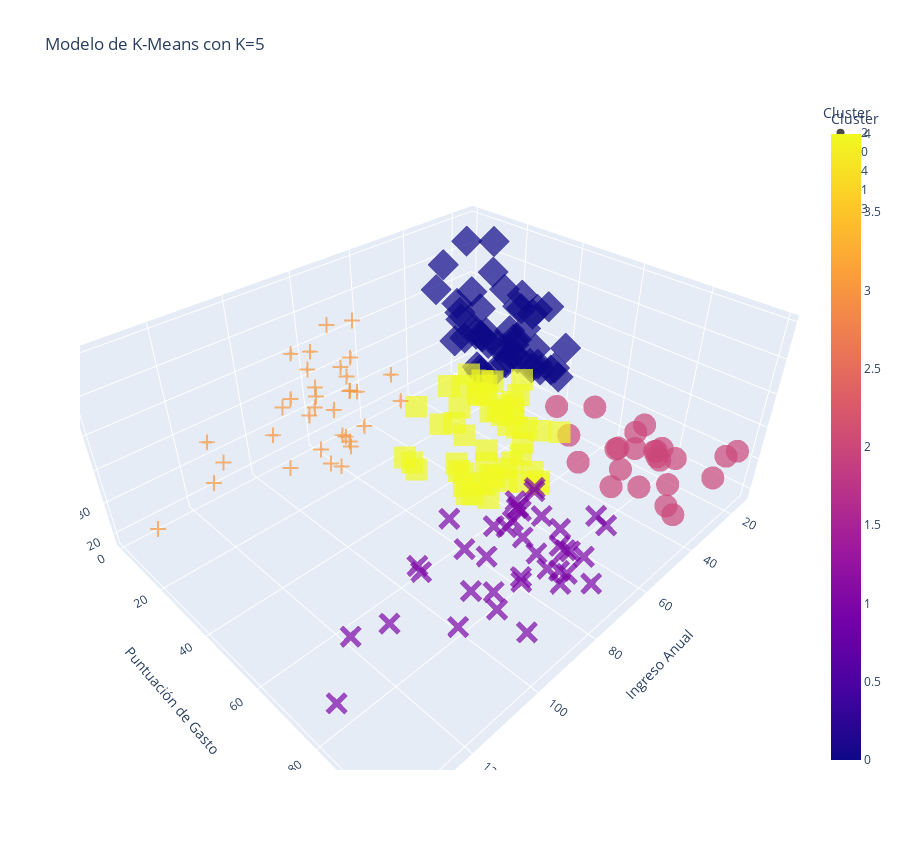

Notebook code cell kept with this figure:
### Code cell
import plotly.express as px

# Gráfico interactivo en 3D con Plotly
Grafica_3D = px.scatter_3d(
    datos,
    x='Annual Income (k$)',
    y='Spending Score (1-100)',
    z='Age',
    color='Grupo',
    symbol='Grupo',
    opacity=0.7,
    width=900,
    height=850,
    title='Modelo de K-Means con K=5',
    labels={'Annual Income (k$)': 'Ingreso Anual', 
            'Spending Score (1-100)': 'Puntuación de Gasto', 
            'Age': 'Edad', 
            'Grupo': 'Cluster'}
)

# Opcional: quitar la leyenda si no quieres mostrarla
Grafica_3D.update_layout(showlegend=True)  # Puedes poner False si no quieres la leyenda

# Mostrar la gráfica
Grafica_3D.show()

### Figure 1 — Plotly figure (JSON) as saved in the notebook; plotly's stock layout.template omitted (floating-point values rounded to 4 significant figures)
{"data": [{"hovertemplate": "Cluster=%{marker.color}<br>Ingreso Anual=%{x}<br>Puntuación de Gasto=%{y}<br>Edad=%{z}<extra></extra>", "legendgroup": "2", "marker": {"color": [2, 2, 2, 2, 2, 2, 2, 2, 2, 2, 2, 2, 2, 2, 2, 2, 2, 2, 2, 2, 2, 2, 2, 2], "coloraxis": "coloraxis", "opacity": 0.7, "symbol": "circle"}, "mode": "markers", "name": "2", "scene": "scene", "showlegend": true, "type": "scatter3d", "x": [15, 15, 16, 17, 18, 19, 19, 20, 20, 21, 23, 24, 25, 28, 28, 29, 30, 33, 33, 34, 37, 38, 39, 39], "y": [39, 81, 77, 76, 94, 72, 99, 77, 79, 66, 98, 73, 73, 82, 61, 87, 73, 92, 81, 73, 75, 92, 61, 65], "z": [19, 21, 23, 22, 23, 30, 35, 24, 22, 20, 35, 25, 31, 29, 35, 23, 21, 18, 21, 30, 20, 24, 31, 24]}, {"hovertemplate": "Cluster=%{marker.color}<br>Ingreso Anual=%{x}<br>Puntuación de Gasto=%{y}<br>Edad=%{z}<extra></extra>", "legendgroup": "0", "marker": {"color": [0, 0, 0, 0, 0, 0, 0, 0, 0, 0, 0, 0, 0, 0, 0, 0, 0, 0, 0, 0, 0, 0, 0, 0, 0, 0, 0, 0, 0, 0, 0, 0, 0, 0, 0, 0, 0, 0, 0, 0, 0, 0, 0, 0, 0, 0, 0, 0, 0, 0], "coloraxis": "coloraxis", "opacity": 0.7, "symbol": "diamond"}, "mode": "markers", "name": "0", "scene": "scene", "showlegend": true, "type": "scatter3d", "x": [16, 17, 18, 19, 19, 20, 20, 21, 23, 24, 25, 28, 28, 29, 30, 33, 33, 34, 37, 38, 39, 39, 40, 42, 43, 43, 43, 44, 44, 46, 46, 47, 47, 48, 48, 49, 49, 50, 50, 54, 54, 54, 54, 59, 62, 63, 63, 63, 63, 65], "y": [6, 40, 6, 3, 14, 15, 13, 35, 29, 35, 5, 14, 32, 31, 4, 4, 14, 17, 26, 35, 36, 28, 55, 52, 60, 45, 41, 50, 46, 46, 56, 52, 59, 51, 48, 55, 42, 49, 56, 47, 42, 51, 41, 55, 59, 50, 43, 48, 52, 43], "z": [20, 31, 35, 64, 67, 58, 37, 35, 52, 35, 46, 54, 45, 40, 60, 53, 49, 42, 36, 65, 48, 49, 50, 49, 59, 50, 47, 51, 69, 53, 70, 67, 54, 63, 68, 70, 47, 60, 60, 59, 49, 57, 67, 68, 67, 66, 68, 66, 65, 63]}, {"hovertemplate": "Cluster=%{marker.color}<br>Ingreso Anual=%{x}<br>Puntuación de Gasto=%{y}<br>Edad=%{z}<extra></extra>", "legendgroup": "4", "marker": {"color": [4, 4, 4, 4, 4, 4, 4, 4, 4, 4, 4, 4, 4, 4, 4, 4, 4, 4, 4, 4, 4, 4, 4, 4, 4, 4, 4, 4, 4, 4, 4, 4, 4, 4, 4, 4, 4, 4, 4, 4, 4, 4, 4, 4, 4, 4, 4, 4, 4, 4, 4, 4, 4], "coloraxis": "coloraxis", "opacity": 0.7, "symbol": "square"}, "mode": "markers", "name": "4", "scene": "scene", "showlegend": true, "type": "scatter3d", "x": [40, 40, 40, 42, 43, 46, 46, 48, 48, 48, 48, 54, 54, 54, 54, 54, 54, 54, 54, 57, 57, 58, 58, 59, 60, 60, 60, 60, 60, 60, 61, 61, 62, 62, 62, 62, 62, 63, 63, 64, 64, 65, 65, 65, 67, 67, 67, 67, 69, 70, 71, 72, 76], "y": [47, 42, 42, 60, 54, 51, 55, 59, 50, 59, 47, 54, 53, 48, 52, 55, 44, 57, 46, 58, 55, 60, 46, 41, 49, 40, 42, 52, 47, 50, 42, 49, 41, 48, 55, 56, 42, 46, 54, 42, 46, 48, 50, 59, 43, 57, 56, 40, 58, 29, 35, 34, 40], "z": [27, 29, 31, 33, 31, 27, 19, 18, 43, 19, 32, 26, 45, 40, 23, 38, 46, 21, 48, 55, 22, 34, 50, 18, 48, 40, 32, 24, 47, 27, 48, 20, 23, 49, 26, 49, 21, 54, 19, 38, 19, 18, 19, 49, 51, 50, 27, 38, 40, 23, 43, 25, 28]}, {"hovertemplate": "Cluster=%{marker.color}<br>Ingreso Anual=%{x}<br>Puntuación de Gasto=%{y}<br>Edad=%{z}<extra></extra>", "legendgroup": "1", "marker": {"color": [1, 1, 1, 1, 1, 1, 1, 1, 1, 1, 1, 1, 1, 1, 1, 1, 1, 1, 1, 1, 1, 1, 1, 1, 1, 1, 1, 1, 1, 1, 1, 1, 1, 1, 1, 1, 1, 1, 1], "coloraxis": "coloraxis", "opacity": 0.7, "symbol": "x"}, "mode": "markers", "name": "1", "scene": "scene", "showlegend": true, "type": "scatter3d", "x": [69, 70, 71, 71, 71, 72, 73, 73, 74, 75, 76, 77, 77, 78, 78, 78, 78, 78, 78, 79, 81, 85, 86, 87, 87, 87, 88, 88, 93, 97, 98, 99, 101, 103, 103, 113, 120, 126, 137], "y": [91, 77, 95, 75, 75, 71, 88, 73, 72, 93, 87, 97, 74, 90, 88, 76, 89, 78, 73, 83, 93, 75, 95, 63, 75, 92, 86, 69, 90, 86, 88, 97, 68, 85, 69, 91, 79, 74, 83], "z": [39, 31, 40, 38, 39, 31, 29, 32, 35, 32, 32, 28, 32, 34, 39, 38, 27, 30, 30, 29, 31, 36, 33, 32, 28, 36, 30, 27, 35, 32, 29, 30, 28, 36, 32, 38, 35, 32, 30]}, {"hovertemplate": "Cluster=%{marker.color}<br>Ingreso Anual=%{x}<br>Puntuación de Gasto=%{y}<br>Edad=%{z}<extra></extra>", "legendgroup": "3", "marker": {"color": [3, 3, 3, 3, 3, 3, 3, 3, 3, 3, 3, 3, 3, 3, 3, 3, 3, 3, 3, 3, 3, 3, 3, 3, 3, 3, 3, 3, 3, 3, 3, 3, 3, 3], "coloraxis": "coloraxis", "opacity": 0.7, "symbol": "cross"}, "mode": "markers", "name": "3", "scene": "scene", "showlegend": true, "type": "scatter3d", "x": [71, 71, 73, 73, 74, 75, 77, 77, 78, 78, 78, 78, 78, 78, 79, 81, 85, 86, 87, 87, 87, 88, 88, 93, 97, 98, 99, 101, 103, 103, 113, 120, 126, 137], "y": [11, 9, 5, 7, 10, 5, 12, 36, 22, 17, 20, 16, 1, 1, 35, 5, 26, 20, 27, 13, 10, 13, 15, 14, 32, 15, 39, 24, 17, 23, 8, 16, 28, 18], "z": [59, 47, 20, 44, 19, 57, 25, 48, 34, 43, 44, 47, 37, 34, 56, 19, 50, 42, 36, 40, 36, 52, 58, 59, 37, 46, 41, 54, 41, 34, 33, 47, 45, 32]}], "layout": {"coloraxis": {"colorbar": {"title": {"text": "Cluster"}}, "colorscale": [[0, "#0d0887"], [0.1111, "#46039f"], [0.2222, "#7201a8"], [0.3333, "#9c179e"], [0.4444, "#bd3786"], [0.5556, "#d8576b"], [0.6667, "#ed7953"], [0.7778, "#fb9f3a"], [0.8889, "#fdca26"], [1, "#f0f921"]]}, "height": 850, "legend": {"title": {"text": "Cluster"}, "tracegroupgap": 0}, "scene": {"aspectmode": "auto", "aspectratio": {"x": 1.429, "y": 1.148, "z": 0.6093}, "domain": {"x": [0, 1], "y": [0, 1]}, "xaxis": {"title": {"text": "Ingreso Anual"}, "type": "linear"}, "yaxis": {"title": {"text": "Puntuación de Gasto"}, "type": "linear"}, "zaxis": {"title": {"text": "Edad"}, "type": "linear"}}, "showlegend": true, "title": {"text": "Modelo de K-Means con K=5"}, "width": 900}}
